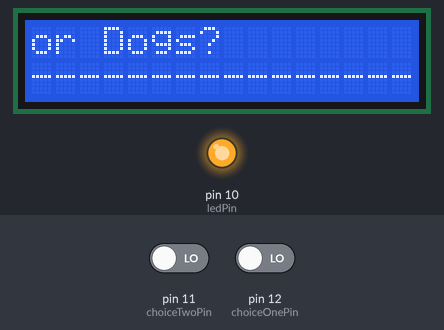
Recording of a sketch running on a simulated Arduino Uno, built with avr-gcc and run on an emulated ATmega328P. On the bench: 16×2 character LCD, output pins drawn as LEDs (lit = HIGH). The test bench sets the inputs (shaded band); at power-on: pin 11 (choiceTwoPin) LOW, pin 12 (choiceOnePin) LOW. EEPROM starts erased.

Above: at 1.0 s.
1.3 s: pin 11 (choiceTwoPin) driven HIGH
At 2.9 s:
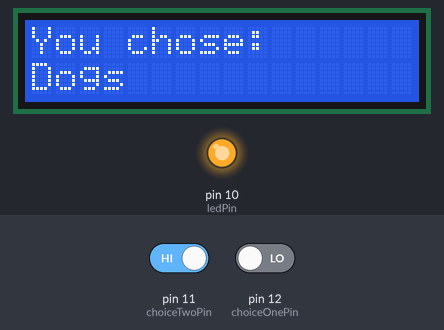
4.3 s: pin 11 (choiceTwoPin) driven LOW and pin 12 (choiceOnePin) driven HIGH
7.3 s: pin 12 (choiceOnePin) driven LOW
At 9.9 s:
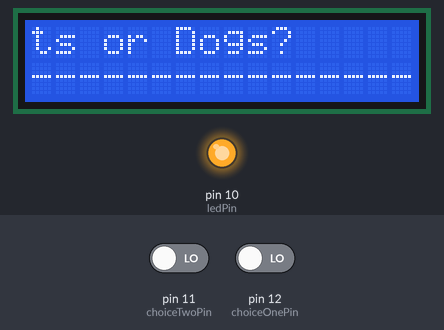
10.2 s: pin 11 (choiceTwoPin) driven HIGH
At 12.7 s:
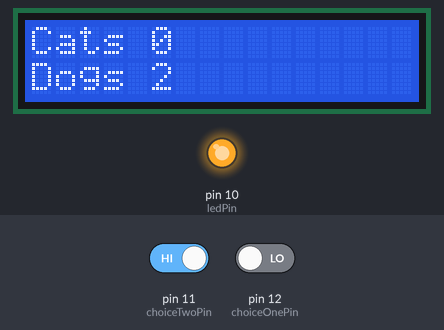
Timing chart, 0 to 14.2 s (numbered marks = the images above; inputs shaded):
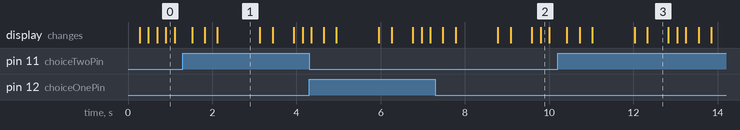

Measured:
- after the input at 1.3 s, the display: first changes after 0.22 s (image 1 shows a later state)
- after the input at 10.2 s, the display: first changes after 0.22 s (image 3 shows a later state)
- what the display in image 1 shows lasts 1.0 s, from 2.1 s to 3.1 s
- what the display in image 3 shows lasts 0.5 s, from 12.3 s to 12.8 s

The sketch:

DoorSurvey.ino
```cpp
// Door survey bot w/ LCD screen
// by Ethan Palosh

// Questions are asked in a "this or that" format

//To change each day:
String choiceOne = "Cats";
String choiceTwo = "Dogs";
String bottomText = "----------------------------------------";
// Note: LCD lines are 40 characters long

/* List of functions:
void clearMemorySequence(int &numchoiceOne, const int addressOne, int &numchoiceTwo, const int addressTwo)
void selectionSequence(const String choice, const int memoryAddress, int &count)
void displayCalculating(int msDelay)
void EEPROMWriteInt(int address, int value)
int EEPROMReadInt(int address)
*/

// includes the library code:
#include <LiquidCrystal.h> //LCD
#include <EEPROM.h> //permenant memory

// initializes the library by associating any needed LCD interface pin
// with the arduino pin number it is connected to
const int rs = 7, en = 6, d4 = 5, d5 = 4, d6 = 3, d7 = 2;
LiquidCrystal lcd(rs, en, d4, d5, d6, d7);

//buttons
const int choiceOnePin = 12;
const int choiceTwoPin = 11;

int numChoiceOne;
int numChoiceTwo;

const int ledPin = 10;

void setup() {

  // counters - read the integer from EEPROM
  numChoiceOne = EEPROMReadInt(0);
  numChoiceTwo = EEPROMReadInt(10);

  // set up the LCD's number of columns and rows:
  lcd.begin(16, 2);
  // Print a message to the LCD.
  lcd.print("setup");

  pinMode(choiceOnePin, INPUT);
  pinMode(choiceTwoPin, INPUT);

  pinMode(ledPin, OUTPUT);
  digitalWrite(ledPin, HIGH);
}

// main loop
void loop() {

  // LCD setup and delay for scroll
  lcd.scrollDisplayLeft();
  lcd.setCursor(0, 0);
  delay(200);

  // set the cursor to column 0, line 0
  lcd.setCursor(0, 0);

  // idle message
  lcd.print(choiceOne + " or " + choiceTwo + "?" + "         Vote!!");

  lcd.setCursor(0, 1);
  lcd.print(bottomText);

  // checks and stores state of buttons each iteration of the loop
  int one = digitalRead(choiceOnePin);
  int two = digitalRead(choiceTwoPin);

  // conditionals:
  if(one == 1){
    delay(200);
    if(two == 1){
      lcd.clear();
      delay(100);

      displayResults(5000);

      // rechecks the buttons' state
      one = digitalRead(choiceOnePin);
      two = digitalRead(choiceTwoPin);
      // if they are still depressed, clear memory
      if(two == 1 && one == 1){
        clearMemorySequence(numChoiceOne, 0, numChoiceTwo, 10);
      }
      return;
    }

    selectionSequence(choiceOne, 0, numChoiceOne);

    delay(300);

    displayResults(500);

    lcd.clear();
  }

  if(two == 1){
    delay(200);
    if(one == 1){
      lcd.clear();
      delay(100);

      displayResults(5000);

      one = digitalRead(choiceOnePin);
      two = digitalRead(choiceTwoPin);

      if(two == 1 && one == 1){
        clearMemorySequence(numChoiceOne, 0, numChoiceTwo, 10);
      }
      return;
    }

    selectionSequence(choiceTwo, 10, numChoiceTwo);

    delay(300);

    displayResults(500);

    lcd.clear();
  }
}

// functions!!

// clears system memory
void clearMemorySequence(int &numchoiceOne, const int addressOne, int &numchoiceTwo, const int addressTwo) {
  lcd.clear();
  lcd.print("Clearing memory");
  delay(2000);
  EEPROMWriteInt(addressOne, 0);
  EEPROMWriteInt(addressTwo, 0);
  numChoiceOne = 0;
  numChoiceTwo = 0;
  lcd.clear();
}

// Registers the selection and shows the user. Then increments the selection count in memory
void selectionSequence(const String choice, const int memoryAddress, int &count) {
  lcd.clear();
  delay(300);
  lcd.print("You chose:");
  delay(300);
  lcd.setCursor(0, 1);
  lcd.print(choice);
  delay(1000);
  lcd.clear();

  EEPROMWriteInt(memoryAddress, ++count);

  lcd.clear();
}

void displayResults(int msDelay){
  lcd.setCursor(0, 0);
    lcd.print(choiceOne + " " + numChoiceOne);
    lcd.setCursor(0, 1);
    lcd.print(choiceTwo + " " + numChoiceTwo);
    delay(msDelay);
}

// Displays "Calculating..." on the screen for a determined amount of time
void displayCalculating(int msDelay) {
  lcd.setCursor(0, 0);
  lcd.print("Calculating...");
  delay(msDelay);
  lcd.clear();
}

// Function to write an integer to EEPROM
void EEPROMWriteInt(int address, int value) {
  EEPROM.write(address, lowByte(value));       // Write low byte
  EEPROM.write(address + 1, highByte(value));  // Write high byte
  //EEPROM.commit();  // This line is essential for some Arduino boards like the ESP8266
}

// Function to read an integer from EEPROM
int EEPROMReadInt(int address) {
  byte lowByteValue = EEPROM.read(address);       // Read low byte
  byte highByteValue = EEPROM.read(address + 1);  // Read high byte
  return (lowByteValue | (highByteValue << 8));  // Combine bytes into an integer
}
```
